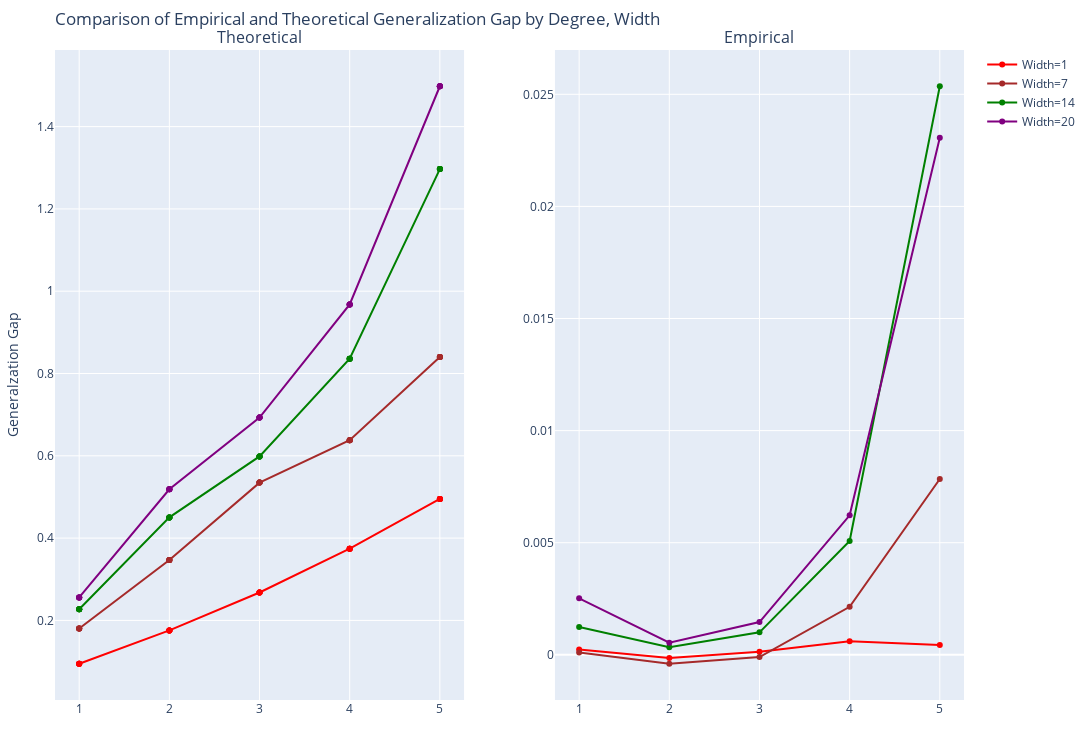

Here is the notebook cell this chart was saved with:
### Code cell
import plotly.express as px
import plotly.graph_objects as go
from plotly.subplots import make_subplots

fig = make_subplots(
    rows=1, cols=2,
    specs=[
        [{"type": "xy"}, {"type": "xy"}]
    ],
    horizontal_spacing=0.10,
    vertical_spacing=0.10,
    subplot_titles=("Theoretical", "Empirical")
)

# Get unique widths
unique_widths = filtered_data["width"].unique()
colors = ["red", "brown", "green", "purple"]

T = 20
delta = 0.2
Sigma = 0.01
d = T + 2
m = 10000
# eps = 0.01
# d = 8*math.log(T)/eps**2


def fetch_optimal_sigma(row):
    # Fetch optimal sigma for each width
    return sigma_data[(sigma_data["T"] == T) & 
                      (sigma_data["omega"] == row["width"]) & 
                      (sigma_data["D_f"] == row["deg"])]["sigma"].values[-1]

# Fetch optimal theo_gen_gap for each width
filtered_data["theo_gen_gap"] = filtered_data.apply(
    lambda row: theoretical_gen_gap(
        sigma=fetch_optimal_sigma(row),
        omega=row["width"],
        D_f=row["deg"],
        T=T,
        Sigma=Sigma,
        m = 10000,
        delta=delta,
        d = T + 2
    ), axis=1)

# Plot theo_gen_gap for each width
for k, width in enumerate(unique_widths):
    subset = filtered_data[filtered_data["width"] == width]
    fig.add_trace(
        go.Scatter(x=subset["deg"], y=subset["theo_gen_gap"], mode='lines+markers', line=dict(color=colors[k]), showlegend=False),
        row=1, col=1
    )

# Plot actual_gen_gap for each width, averaging over func
for k, width in enumerate(unique_widths):
    subset = filtered_data[filtered_data["width"] == width]
    avg_actual_gen_gap = subset.groupby("deg")["actual_gen_gap"].mean()
    fig.add_trace(
        go.Scatter(x=avg_actual_gen_gap.index, y=avg_actual_gen_gap.values, mode='lines+markers', line=dict(color=colors[k]), name=f"Width={width}"),
        row=1, col=2
    )

fig.update_layout(
    title="Comparison of Empirical and Theoretical Generalization Gap by Degree, Width",
    height=750,
    width=1200,
    margin=dict(t=50, b=50, l=50, r=50)
)
fig.update_xaxes(title_text="Degree", row=1, col=3)
fig.update_xaxes(title_text="Degree", row=2, col=1)
fig.update_xaxes(title_text="Degree", row=2, col=2)
fig.update_yaxes(title_text="Generalzation Gap", row=1, col=1)
fig.update_yaxes(title_text="Generalzation Gap", row=1, col=3)
fig.update_yaxes(title_text="Generalzation Gap", row=2, col=1)
fig.show()
fig.write_image("plots/unpretrubed vary over sigma.png", width=1200, height=750)

### Figure 1 — Plotly figure (JSON) as saved in the notebook; plotly's stock layout.template omitted (floating-point values rounded to 4 significant figures)
{"data": [{"line": {"color": "red"}, "mode": "lines+markers", "showlegend": false, "type": "scatter", "x": [1, 1, 1, 1, 1, 2, 2, 2, 2, 2, 3, 3, 3, 3, 3, 4, 4, 4, 4, 4, 5, 5, 5, 5, 5], "xaxis": "x", "y": [0.09467, 0.09467, 0.09467, 0.09467, 0.09467, 0.1757, 0.1757, 0.1757, 0.1757, 0.1757, 0.2678, 0.2678, 0.2678, 0.2678, 0.2678, 0.3742, 0.3742, 0.3742, 0.3742, 0.3742, 0.4951, 0.4951, 0.4951, 0.4951, 0.4951], "yaxis": "y"}, {"line": {"color": "brown"}, "mode": "lines+markers", "showlegend": false, "type": "scatter", "x": [1, 1, 1, 1, 1, 2, 2, 2, 2, 2, 3, 3, 3, 3, 3, 4, 4, 4, 4, 4, 5, 5, 5, 5, 5], "xaxis": "x", "y": [0.1803, 0.1803, 0.1803, 0.1803, 0.1803, 0.3467, 0.3467, 0.3467, 0.3467, 0.3467, 0.5349, 0.5349, 0.5349, 0.5349, 0.5349, 0.6381, 0.6381, 0.6381, 0.6381, 0.6381, 0.8401, 0.8401, 0.8401, 0.8401, 0.8401], "yaxis": "y"}, {"line": {"color": "green"}, "mode": "lines+markers", "showlegend": false, "type": "scatter", "x": [1, 1, 1, 1, 1, 2, 2, 2, 2, 2, 3, 3, 3, 3, 3, 4, 4, 4, 4, 4, 5, 5, 5, 5, 5], "xaxis": "x", "y": [0.2271, 0.2271, 0.2271, 0.2271, 0.2271, 0.4504, 0.4504, 0.4504, 0.4504, 0.4504, 0.5986, 0.5986, 0.5986, 0.5986, 0.5986, 0.836, 0.836, 0.836, 0.836, 0.836, 1.297, 1.297, 1.297, 1.297, 1.297], "yaxis": "y"}, {"line": {"color": "purple"}, "mode": "lines+markers", "showlegend": false, "type": "scatter", "x": [1, 1, 1, 1, 1, 2, 2, 2, 2, 2, 3, 3, 3, 3, 3, 4, 4, 4, 4, 4, 5, 5, 5, 5, 5], "xaxis": "x", "y": [0.2558, 0.2558, 0.2558, 0.2558, 0.2558, 0.5187, 0.5187, 0.5187, 0.5187, 0.5187, 0.6931, 0.6931, 0.6931, 0.6931, 0.6931, 0.9678, 0.9678, 0.9678, 0.9678, 0.9678, 1.498, 1.498, 1.498, 1.498, 1.498], "yaxis": "y"}, {"line": {"color": "red"}, "mode": "lines+markers", "name": "Width=1", "type": "scatter", "x": [1, 2, 3, 4, 5], "xaxis": "x2", "y": [0.00024, -0.00014, 0.00014, 0.0006, 0.00044], "yaxis": "y2"}, {"line": {"color": "brown"}, "mode": "lines+markers", "name": "Width=7", "type": "scatter", "x": [1, 2, 3, 4, 5], "xaxis": "x2", "y": [0.0001, -0.0004, -0.0001, 0.00214, 0.00784], "yaxis": "y2"}, {"line": {"color": "green"}, "mode": "lines+markers", "name": "Width=14", "type": "scatter", "x": [1, 2, 3, 4, 5], "xaxis": "x2", "y": [0.00124, 0.00034, 0.001, 0.00508, 0.02536], "yaxis": "y2"}, {"line": {"color": "purple"}, "mode": "lines+markers", "name": "Width=20", "type": "scatter", "x": [1, 2, 3, 4, 5], "xaxis": "x2", "y": [0.00252, 0.00054, 0.00146, 0.00622, 0.02306], "yaxis": "y2"}], "layout": {"annotations": [{"font": {"size": 16}, "showarrow": false, "text": "Theoretical", "x": 0.225, "xanchor": "center", "xref": "paper", "y": 1, "yanchor": "bottom", "yref": "paper"}, {"font": {"size": 16}, "showarrow": false, "text": "Empirical", "x": 0.775, "xanchor": "center", "xref": "paper", "y": 1, "yanchor": "bottom", "yref": "paper"}], "height": 750, "margin": {"b": 50, "l": 50, "r": 50, "t": 50}, "title": {"text": "Comparison of Empirical and Theoretical Generalization Gap by Degree, Width"}, "width": 1200, "xaxis": {"anchor": "y", "domain": [0, 0.45]}, "xaxis2": {"anchor": "y2", "domain": [0.55, 1]}, "yaxis": {"anchor": "x", "domain": [0, 1], "title": {"text": "Generalzation Gap"}}, "yaxis2": {"anchor": "x2", "domain": [0, 1]}}}
